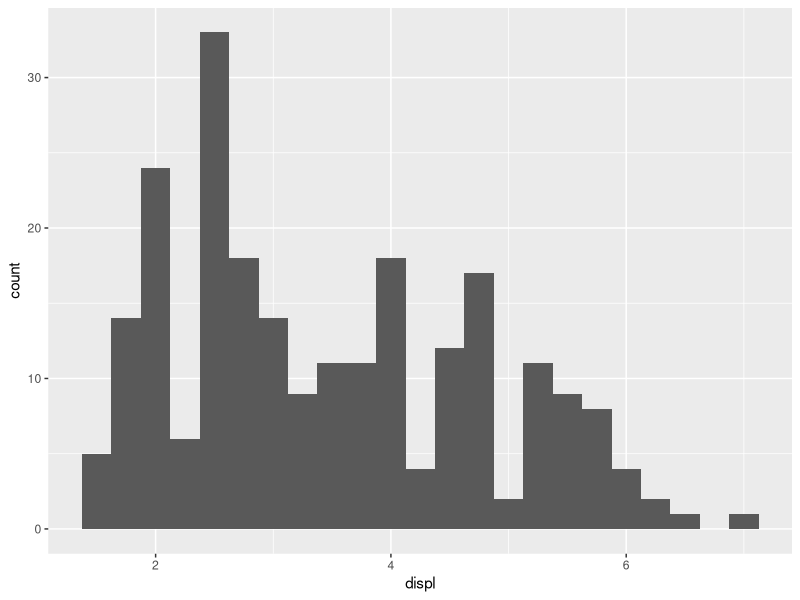
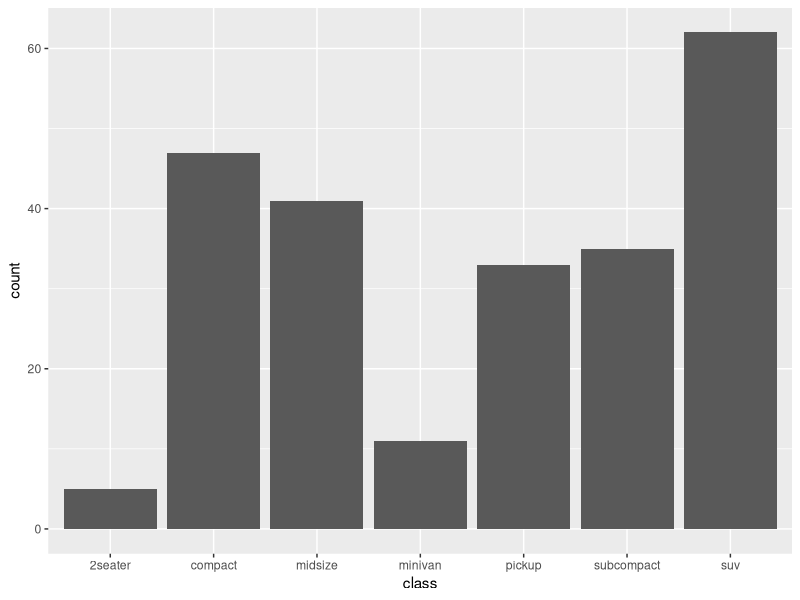
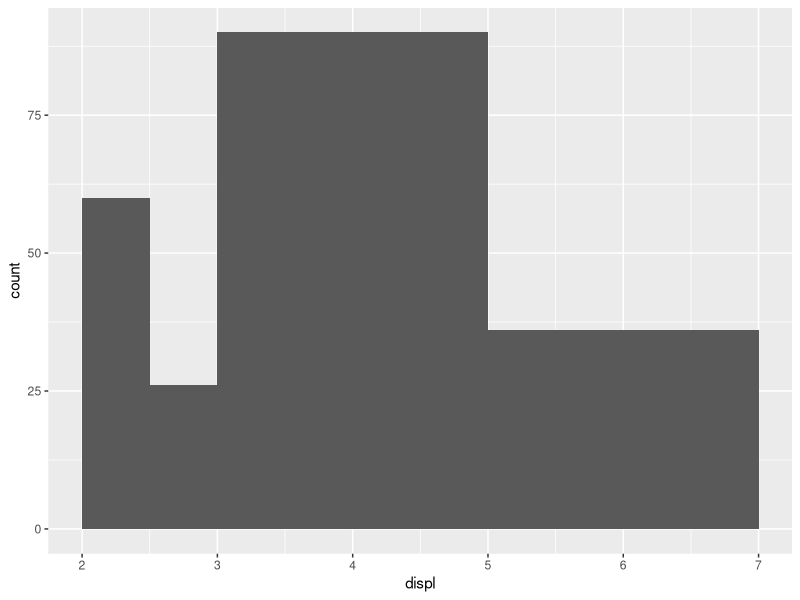
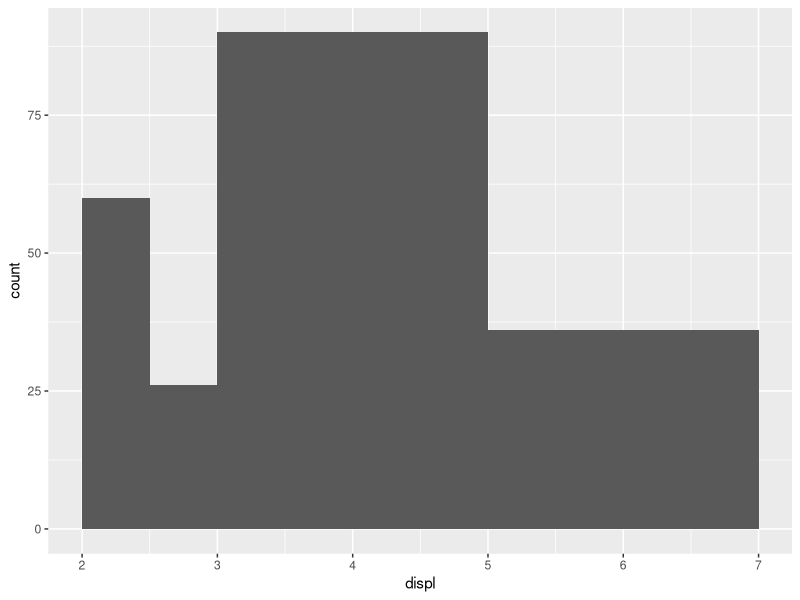

The R script that drew these images, in order:
library(tidyverse)


ggplot(
  data = mpg,
  aes(
    x = displ
  )
) +
  geom_histogram(binwidth = .25)

ggplot(
  data = mpg,
  aes(
    x = class
  )
) +
  geom_bar()


ggplot(
  data = mpg,
  aes(
    x = displ
  )
) +
  geom_histogram(breaks = c(2, 2.5, 3, 5, 7))


ggplot(
  data = mpg,
  aes(
    x = displ
  )
) +
  stat_bin(
    breaks = c(2, 2.5, 3, 5, 7)
  )
